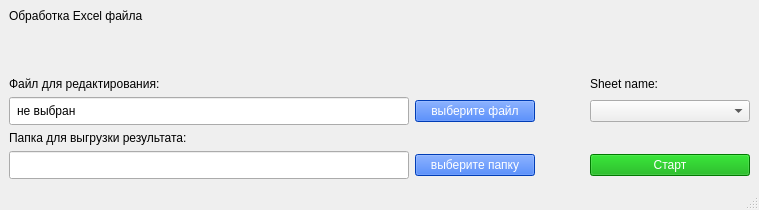
<?xml version="1.0" encoding="UTF-8"?>
<ui version="4.0">
 <class>MainWindow</class>
 <widget class="QMainWindow" name="MainWindow">
  <property name="geometry">
   <rect>
    <x>0</x>
    <y>0</y>
    <width>759</width>
    <height>210</height>
   </rect>
  </property>
  <property name="minimumSize">
   <size>
    <width>0</width>
    <height>210</height>
   </size>
  </property>
  <property name="maximumSize">
   <size>
    <width>1000</width>
    <height>240</height>
   </size>
  </property>
  <property name="windowTitle">
   <string>MainWindow</string>
  </property>
  <widget class="QWidget" name="centralwidget">
   <layout class="QVBoxLayout" name="verticalLayout">
    <item>
     <layout class="QGridLayout" name="gridLayout" columnminimumwidth="30,30,10,20">
      <item row="0" column="0">
       <widget class="QLabel" name="label">
        <property name="minimumSize">
         <size>
          <width>0</width>
          <height>20</height>
         </size>
        </property>
        <property name="text">
         <string>Обработка Excel файла</string>
        </property>
        <property name="alignment">
         <set>Qt::AlignLeading|Qt::AlignLeft|Qt::AlignTop</set>
        </property>
       </widget>
      </item>
      <item row="1" column="1">
       <spacer name="verticalSpacer">
        <property name="orientation">
         <enum>Qt::Vertical</enum>
        </property>
        <property name="sizeHint" stdset="0">
         <size>
          <width>17</width>
          <height>13</height>
         </size>
        </property>
       </spacer>
      </item>
      <item row="2" column="0">
       <widget class="QLabel" name="label_file">
        <property name="text">
         <string>Файл для редактирования:</string>
        </property>
       </widget>
      </item>
      <item row="3" column="0" colspan="2">
       <layout class="QHBoxLayout" name="horizontalLayout" stretch="60,30">
        <item>
         <widget class="QLineEdit" name="lineEditFile">
          <property name="minimumSize">
           <size>
            <width>400</width>
            <height>28</height>
           </size>
          </property>
          <property name="maximumSize">
           <size>
            <width>500</width>
            <height>16777215</height>
           </size>
          </property>
          <property name="styleSheet">
           <string notr="true">padding: 0 5;</string>
          </property>
          <property name="text">
           <string>не выбран</string>
          </property>
         </widget>
        </item>
        <item>
         <widget class="QPushButton" name="selectFileButton">
          <property name="minimumSize">
           <size>
            <width>120</width>
            <height>0</height>
           </size>
          </property>
          <property name="maximumSize">
           <size>
            <width>200</width>
            <height>16777215</height>
           </size>
          </property>
          <property name="toolTip">
           <string>выбор файла для обработки</string>
          </property>
          <property name="styleSheet">
           <string notr="true">background-color: rgb(0, 85, 255);
color: rgb(255, 255, 255);</string>
          </property>
          <property name="text">
           <string>выберите файл</string>
          </property>
         </widget>
        </item>
       </layout>
      </item>
      <item row="4" column="0">
       <widget class="QLabel" name="label_dir">
        <property name="text">
         <string>Папка для выгрузки результата:</string>
        </property>
       </widget>
      </item>
      <item row="5" column="0" colspan="2">
       <layout class="QHBoxLayout" name="horizontalLayout_2" stretch="60,30">
        <item>
         <widget class="QLineEdit" name="lineEditDir">
          <property name="minimumSize">
           <size>
            <width>400</width>
            <height>28</height>
           </size>
          </property>
          <property name="maximumSize">
           <size>
            <width>500</width>
            <height>16777215</height>
           </size>
          </property>
          <property name="styleSheet">
           <string notr="true">padding: 0 5;</string>
          </property>
         </widget>
        </item>
        <item>
         <widget class="QPushButton" name="selectDirButton">
          <property name="minimumSize">
           <size>
            <width>120</width>
            <height>0</height>
           </size>
          </property>
          <property name="maximumSize">
           <size>
            <width>200</width>
            <height>16777215</height>
           </size>
          </property>
          <property name="toolTip">
           <string>выбор папки для выгрузки результата</string>
          </property>
          <property name="styleSheet">
           <string notr="true">background-color: rgb(0, 85, 255);
color: rgb(255, 255, 255);</string>
          </property>
          <property name="text">
           <string>выберите папку</string>
          </property>
         </widget>
        </item>
       </layout>
      </item>
      <item row="5" column="2">
       <spacer name="horizontalSpacer">
        <property name="orientation">
         <enum>Qt::Horizontal</enum>
        </property>
        <property name="sizeType">
         <enum>QSizePolicy::Maximum</enum>
        </property>
        <property name="sizeHint" stdset="0">
         <size>
          <width>120</width>
          <height>25</height>
         </size>
        </property>
       </spacer>
      </item>
      <item row="5" column="3">
       <widget class="QPushButton" name="startButton">
        <property name="minimumSize">
         <size>
          <width>160</width>
          <height>0</height>
         </size>
        </property>
        <property name="maximumSize">
         <size>
          <width>160</width>
          <height>16777215</height>
         </size>
        </property>
        <property name="layoutDirection">
         <enum>Qt::LeftToRight</enum>
        </property>
        <property name="styleSheet">
         <string notr="true">background-color: rgb(0, 170, 0);
color: rgb(255, 255, 255);</string>
        </property>
        <property name="text">
         <string>Старт</string>
        </property>
       </widget>
      </item>
      <item row="3" column="3">
       <widget class="QComboBox" name="comboBox"/>
      </item>
      <item row="2" column="3">
       <widget class="QLabel" name="label_sheet_name">
        <property name="text">
         <string>Sheet name:</string>
        </property>
       </widget>
      </item>
     </layout>
    </item>
   </layout>
  </widget>
  <widget class="QStatusBar" name="statusbar"/>
 </widget>
 <resources/>
 <connections/>
</ui>
